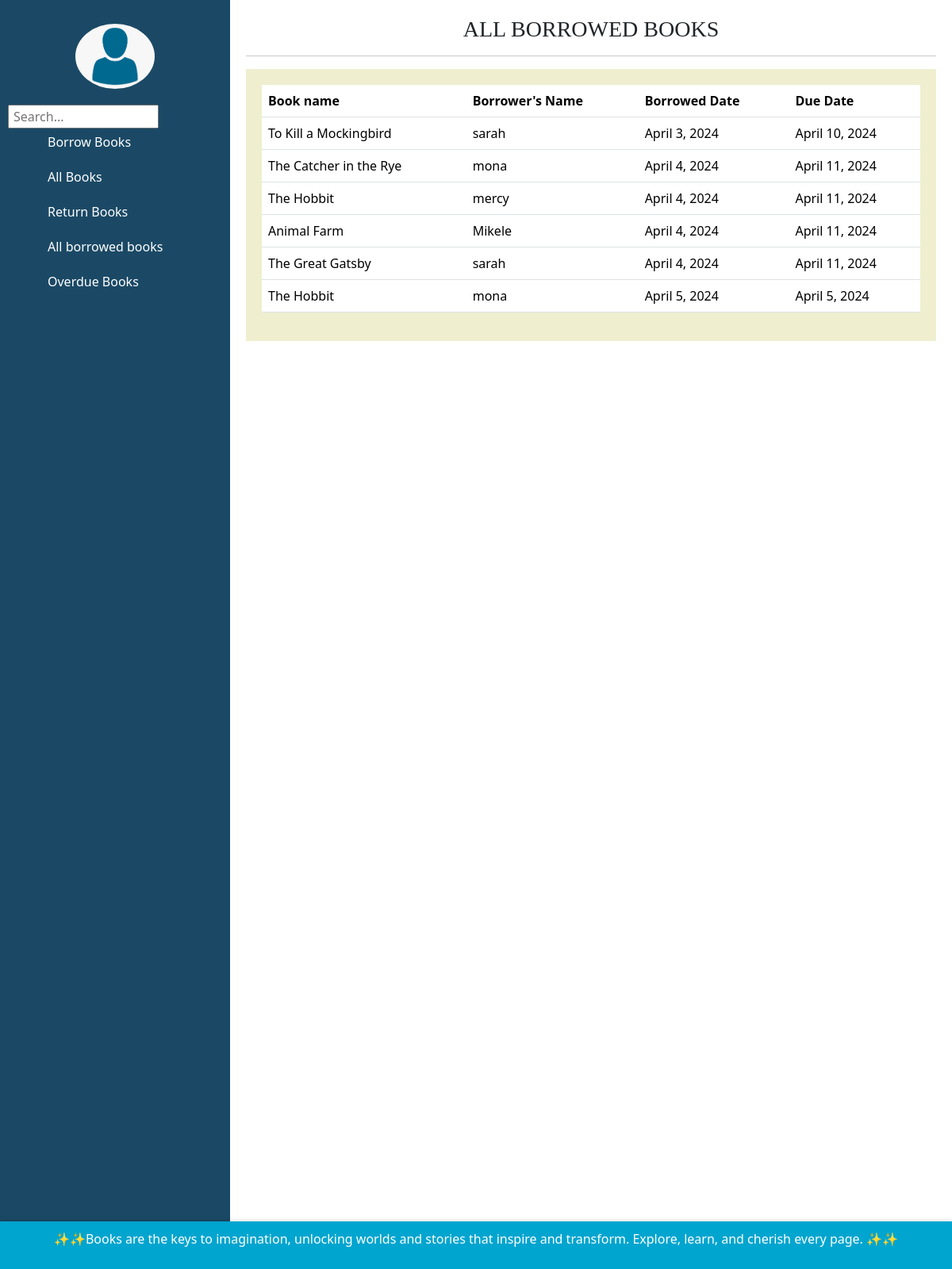
Page /all_borrowed_books on the earlier database version.
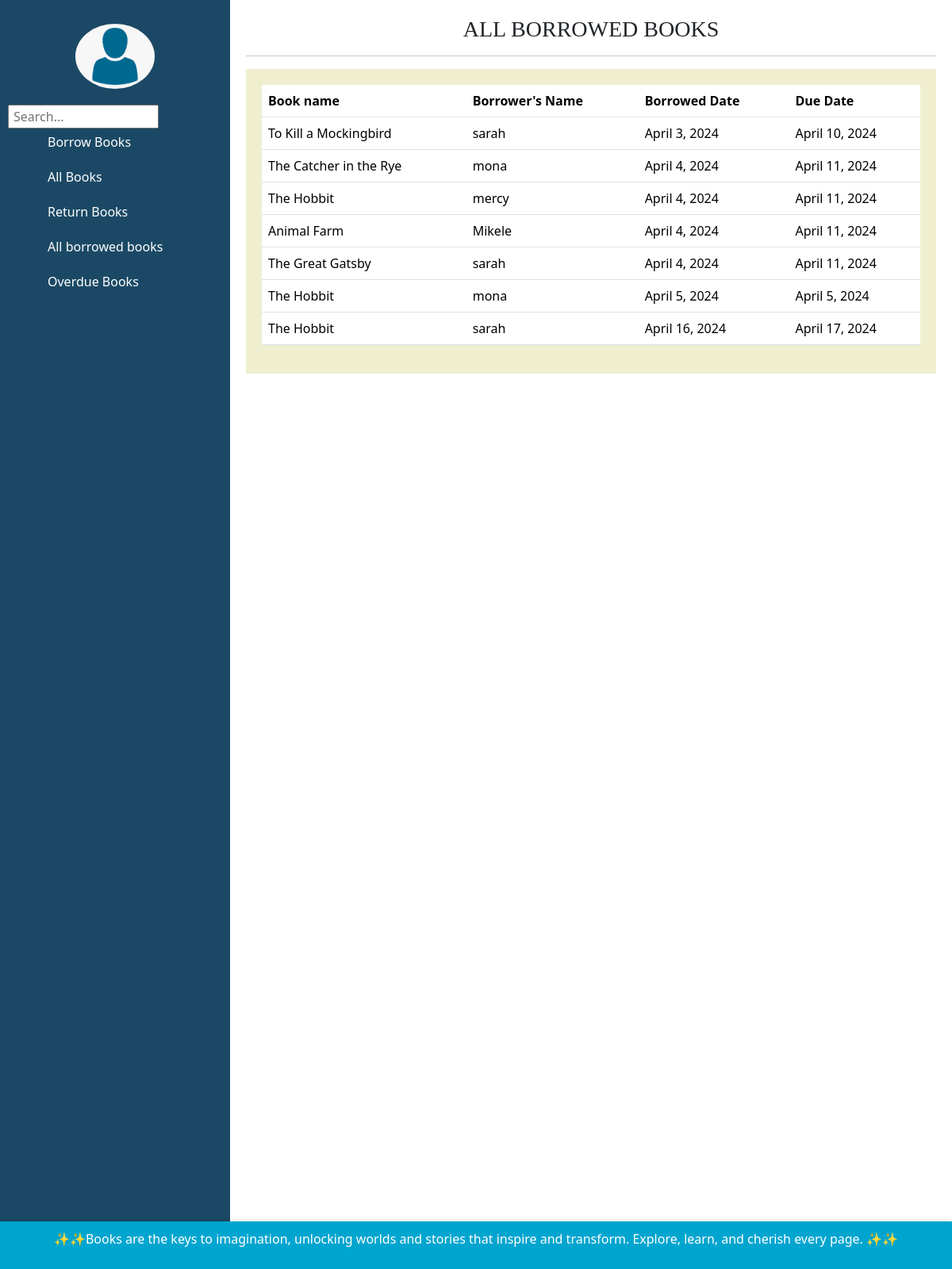
Same page on the later database version.
### libraryManagementSystem/models.py (models this page shows, shortened)
class BorrowedBook(models.Model):
    book = models.ForeignKey(Book, on_delete=models.CASCADE)
    username = models.ForeignKey(User, on_delete=models.CASCADE)
    borrowed_date = models.DateField(auto_now_add=True)
    due_date = models.DateField()
    fine_amount = models.CharField(max_length=50, null=False, blank=False, default='$10.00 dollars')

class Book(models.Model):
    YES = 'Yes'
    NO = 'No'
    AVAILABILITY_CHOICES = [
        (YES, 'Yes'),
        (NO, 'No'),
    ]
    name = models.CharField(max_length=25, blank=False, null=False)
    genre = models.CharField(max_length=50, blank=False, null=False)
    availability = models.CharField(max_length=3, choices=AVAILABILITY_CHOICES, default=YES)
    number_of_copies = models.IntegerField(blank=False, null=False)
    book_number = models.CharField(max_length=25, blank=False, null=False)
    author = models.CharField(max_length=25, blank=False, null=False)
    publisher = models.CharField(max_length=25, blank=False, null=False)
    language = models.CharField(max_length=25, default='English')

### libraryManagementSystem/views.py (the view)
# urls.py: path('all_borrowed_books', views.all_borrowed_books, name='all_borrowed_books'),
def all_borrowed_books(request):
    borrowed_books = BorrowedBook.objects.all()
    context = {
        'borrowed_books': borrowed_books
    }
    return render(request, 'all_borrowed_books.html', context)

### libraryManagementSystem/templates/all_borrowed_books.html (shortened to what this page needs)
{% extends 'base.html' %}
{% block content%}
<h3 class="text-center" style="font-family: 'Times New Roman', Times, serif;">ALL BORROWED BOOKS</h3>
<hr>
<div class="container">
    <table class="table">
        <thead class="thead-dark">
            <tr>
                <th scope="col">Book name</th>
                <th scope="col">Borrower's Name</th>
                <th scope="col">Borrowed Date</th>
                <th scope="col">Due Date</th>
            </tr>
        </thead>
        <tbody>
            {% for borrowed_book in borrowed_books %}
            <tr class="hover-row">
                <td>{{ borrowed_book.book.name }}</td>
                <td>{{ borrowed_book.username }}</td>
                <td>{{ borrowed_book.borrowed_date }}</td>
                <td>{{ borrowed_book.due_date }}</td>
            </tr>
            {% endfor %}
        </tbody>
    </table>
</div>
{% endblock %}

Differences in the rows shown:
added BorrowedBook: book.name "The Hobbit", username "sarah", borrowed_date "April 16, 2024", due_date "April 17, 2024"
